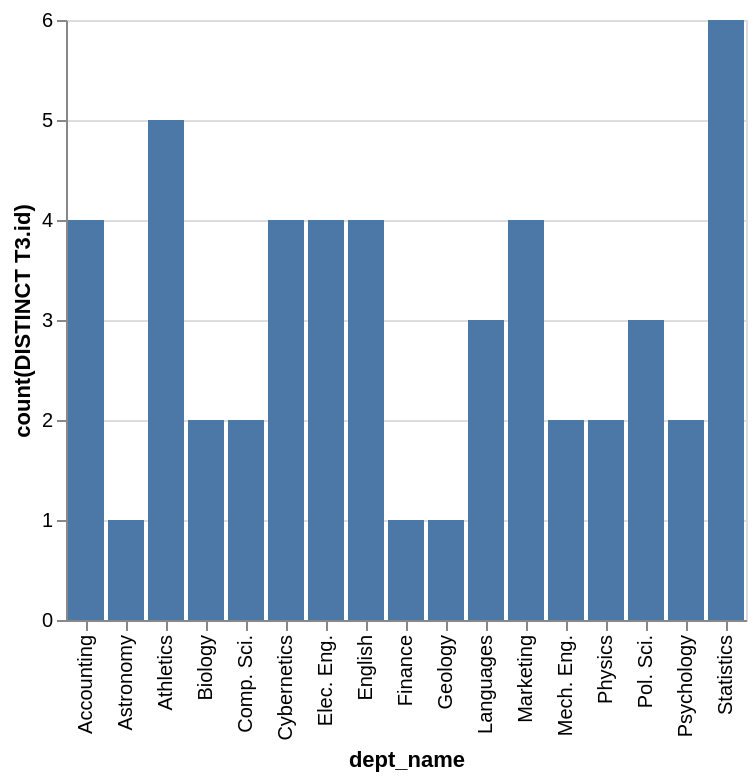

Vega-Lite specification stored for this chart:
### Vega-Lite specification from a JSON file in a GitHub repository (floating-point values rounded to 4 significant figures)
{"data": {"values": [{"x_data": "Accounting", "y_data": 4}, {"x_data": "Astronomy", "y_data": 1}, {"x_data": "Athletics", "y_data": 5}, {"x_data": "Biology", "y_data": 2}, {"x_data": "Comp. Sci.", "y_data": 2}, {"x_data": "Cybernetics", "y_data": 4}, {"x_data": "Elec. Eng.", "y_data": 4}, {"x_data": "English", "y_data": 4}, {"x_data": "Finance", "y_data": 1}, {"x_data": "Geology", "y_data": 1}, {"x_data": "Languages", "y_data": 3}, {"x_data": "Marketing", "y_data": 4}, {"x_data": "Mech. Eng.", "y_data": 2}, {"x_data": "Physics", "y_data": 2}, {"x_data": "Pol. Sci.", "y_data": 3}, {"x_data": "Psychology", "y_data": 2}, {"x_data": "Statistics", "y_data": 6}]}, "mark": "bar", "encoding": {"x": {"field": "x_data", "type": "nominal", "title": "dept_name", "sort": "ascending"}, "y": {"field": "y_data", "type": "quantitative", "title": "count(DISTINCT T3.id)"}}}
